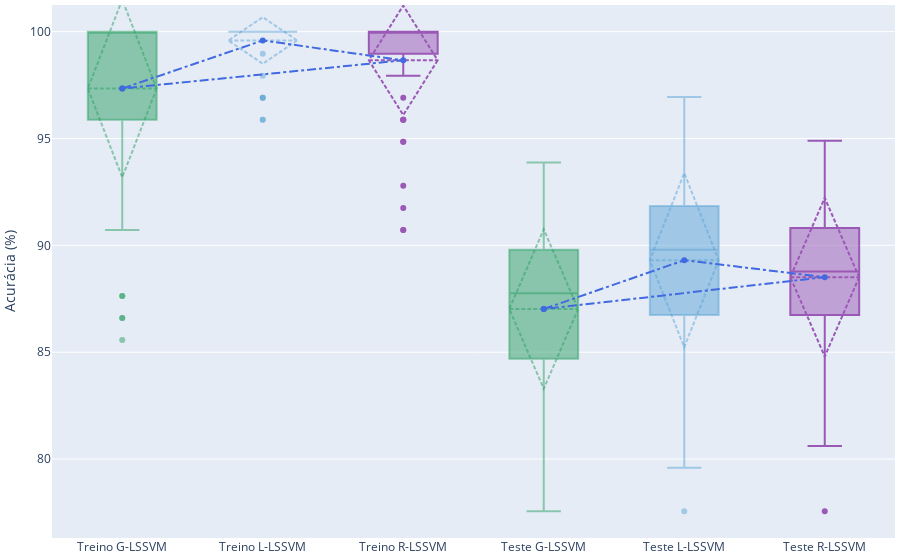
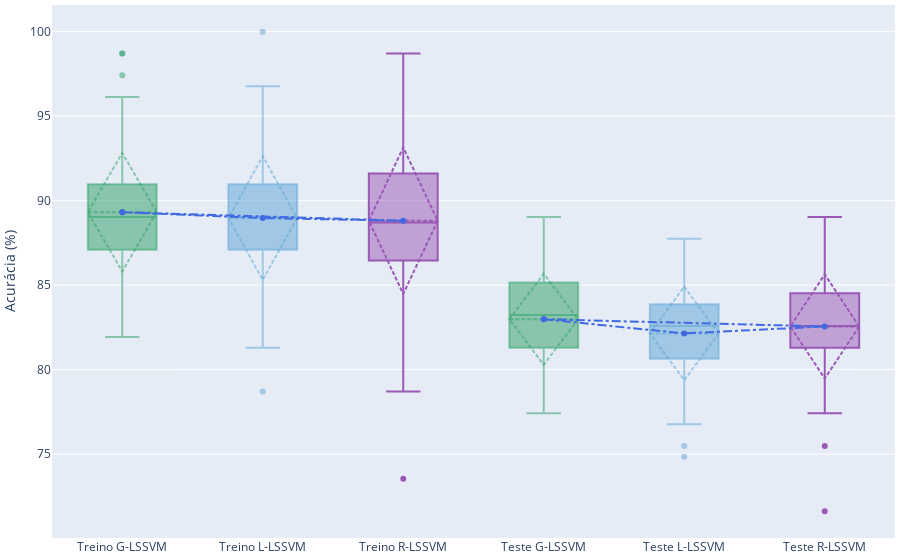
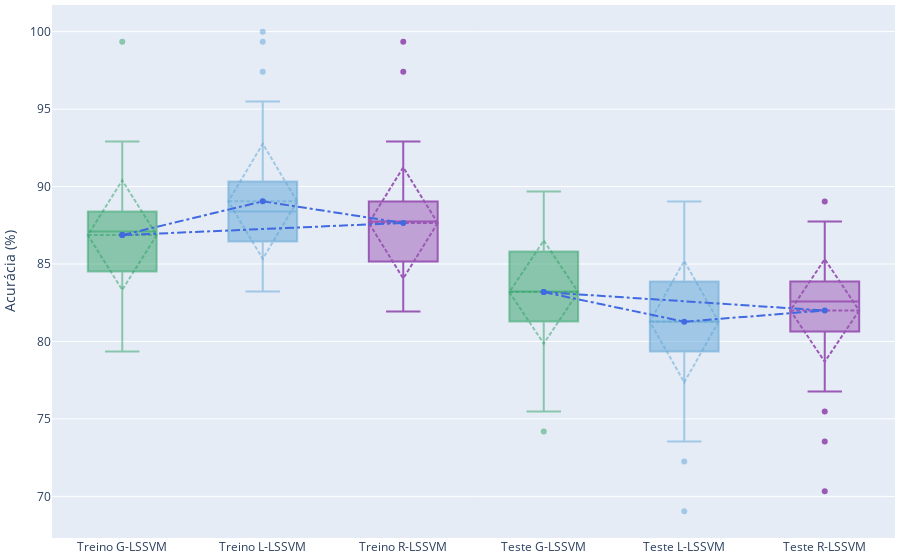
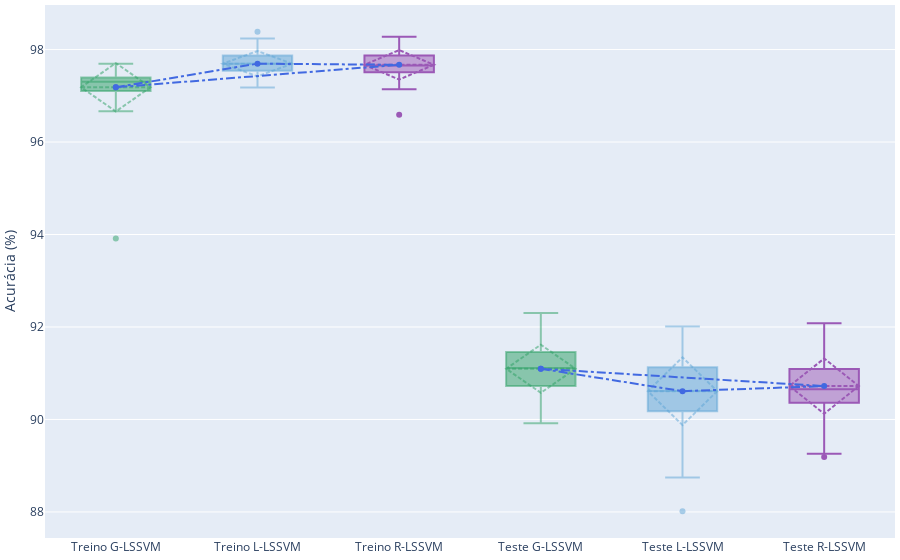

Source (notebook cell) for these figures, in order:
### Markdown cell above
#### 1.1 Comparing boxplots of evaluation metrics <a class="anchor" id="boxplot_tr_ts"></a>

### Code cell
import plotly.offline as py
import plotly.graph_objs as go

from IPython.core.display import display, HTML

py.init_notebook_mode(connected=True) # enabling plot within jupyter notebook

set_dict = {'treino': 'cm_tr', 'teste': 'cm_ts'}

for dataset_name in datasets:
    display(HTML('<center><h1>'+dataset_name+'</h1></center>'))
    
    data = {}
    for classifier in df.keys():
        df_dataset = df[classifier].loc[df[classifier]['dataset_name'] == dataset_name]
        
        n_exp = len(df_dataset)
        data[classifier] = {
            'treino': [None]*n_exp, 
            'teste' : [None]*n_exp
        }

        for set_ in set_dict:
            cm_series = df_dataset[set_dict[set_]].values
            
            for i in range(n_exp):
                temp_cm = np.frombuffer(eval(cm_series[i]), dtype='int64')
                cm = temp_cm.reshape( int( len(temp_cm)**(1/2) ) ,-1)
                
                # acuracia:
                data[classifier][set_][i] = cm2acc(cm)*100
                
    boxs = []
    for set_ in set_dict:
        for classifier in df.keys():
            cor = {
                'global':   "rgba(44, 160, 101, 0.5)",
                'local':    "rgba(93, 164, 214, 0.5)",
                'regional': "rgba(155, 89, 182,1.0)"
            }
            boxs.append(
                go.Box(
                    y = data[classifier][set_],
                    x = ["{}{} {}-LSSVM".format(set_[0].upper(), set_[1:],
                                                  classifier[0].upper())
                        ]*len(data[classifier][set_]),
                    name = "{}-LSSVM".format(classifier[0].upper()),
                    boxmean='sd',
                    marker_color=cor[classifier],
#                     showlegend = False if set_=='treino' else True
                    )
            )
    


    layout = go.Layout(
#         title = "Acurácia nos conjuntos de treino e teste [<b>{}</b>]".format(dataset_name),
        yaxis=dict(title="Acurácia (%)"),
        showlegend=False,
        legend=dict(x=.875, y=1)
    )

    fig = go.Figure(data=boxs,layout=layout)
    width = 2
    fig.add_trace(go.Scatter(
        x=['Treino G-LSSVM', 'Treino L-LSSVM', 'Treino R-LSSVM', 'Treino G-LSSVM'],
        y=[np.mean(data['global']['treino']), np.mean(data['local']['treino']),
           np.mean(data['regional']['treino']), np.mean(data['global']['treino'])],
        mode='lines+markers',
        line=dict(
            color="RoyalBlue",
            dash="dashdot",
#             dash="dot",
            width=width
        ),
        showlegend=False
    ))
    
    fig.add_trace(go.Scatter(
        x=['Teste G-LSSVM', 'Teste L-LSSVM', 'Teste R-LSSVM', 'Teste G-LSSVM'],
        y=[np.mean(data['global']['teste']), np.mean(data['local']['teste']),
           np.mean(data['regional']['teste']), np.mean(data['global']['teste'])],
        mode='lines+markers',
        line=dict(
            color="RoyalBlue",
            dash="dashdot",
#             dash="dot",
            width=width
        ),
        showlegend=False
    ))
    
    fig.update_layout(
        margin=dict(l=20, r=5, t=5, b=20),
#         paper_bgcolor="LightSteelBlue",
    )
    
    fig.show()
    
    fig.write_image("images/r-lssvm_{}.pdf".format(dataset_name))
    
    display(HTML('<hr>'))
